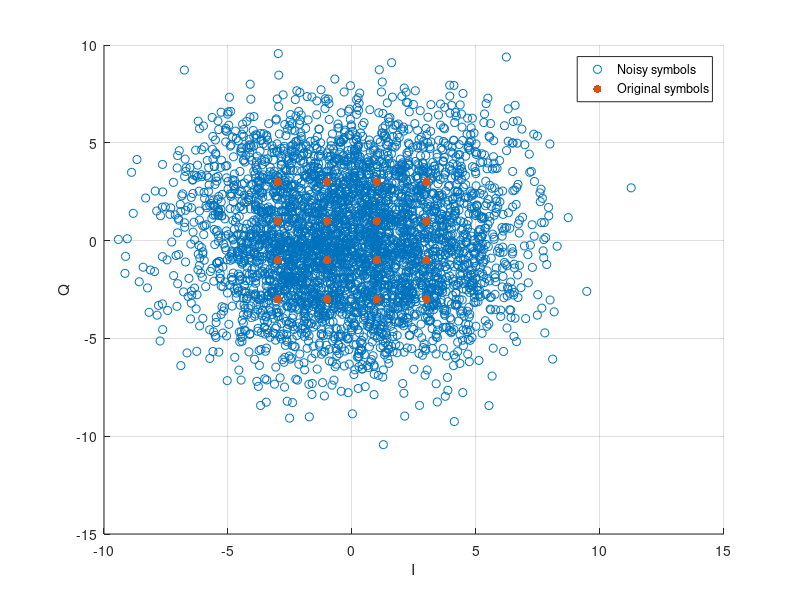
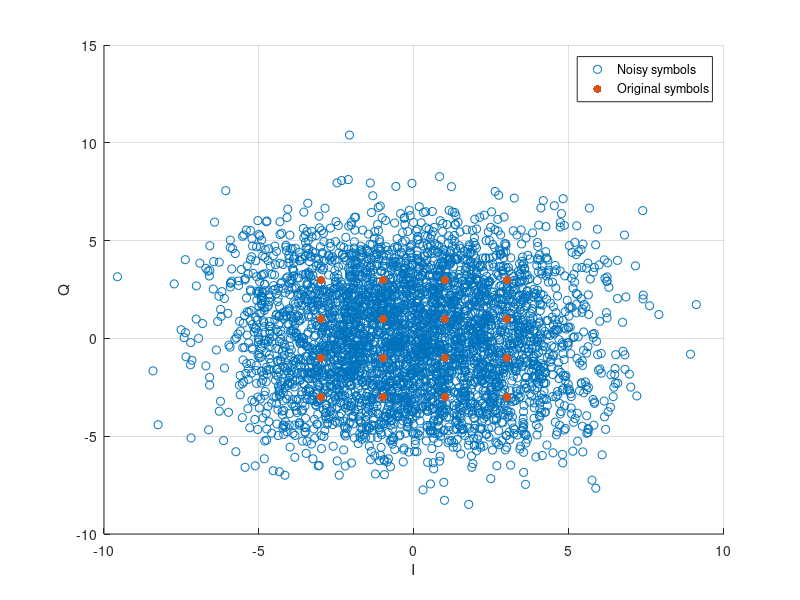
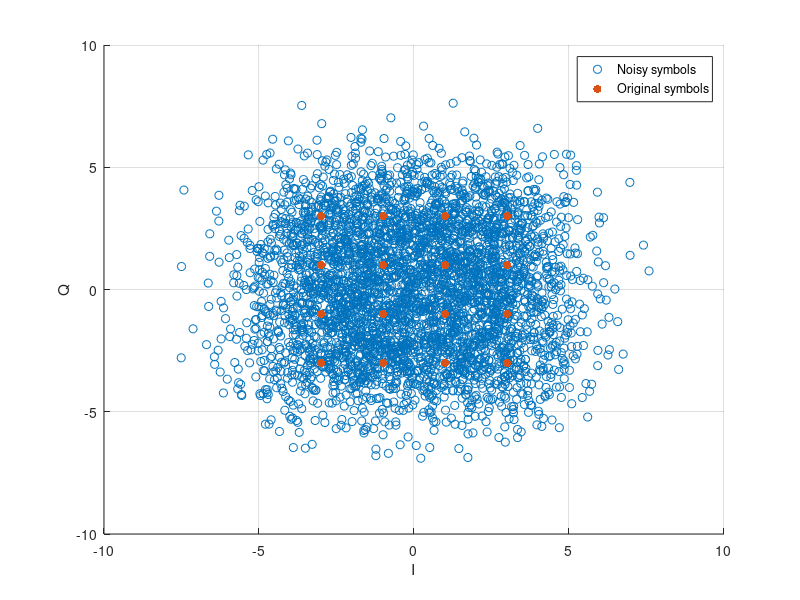
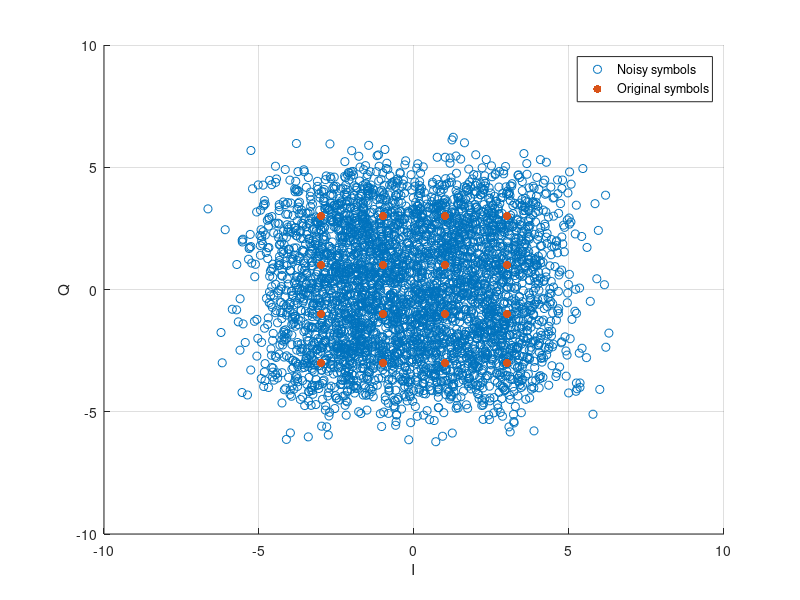

Recreate these plots in MATLAB, in order.
clc; clear; close all;

data = load('./Lab5_given_data/S5P3.mat');
bs = data.bs(:).';
L = length(bs);

%16QAM
n = 2;
N = 2^n;
levels = -(N-1):2:(N-1);

grayCodes = zeros(N,1);
for i = 0:N-1 %binary
    grayCodes(i+1) = bitxor(i, bitshift(i,-1));
end

k = 2*n;
Nsymbols = floor(L/k);
symbols_I = zeros(Nsymbols,1);
symbols_Q = zeros(Nsymbols,1);
for i = 1:Nsymbols
    seg_I = bs((i-1)*k+1 : (i-1)*k+n);
    segVal_I = seg_I * (2.^(n-1:-1:0)).';
    idx_I = find(segVal_I == grayCodes);
    symbols_I(i) = levels(idx_I);

    seg_Q = bs((i-1)*k+n+1 : i*k);
    segVal_Q = seg_Q * (2.^(n-1:-1:0)).';
    idx_Q = find(segVal_Q == grayCodes);
    symbols_Q(i) = levels(idx_Q);
end
symbols = symbols_I + 1j*symbols_Q;

Es = mean(abs(symbols).^2);
SNRdb_vec = 0:2:18;
SER = zeros(1,length(SNRdb_vec));
theo_SER = zeros(1,length(SNRdb_vec));

for j = 1:length(SNRdb_vec)
    SNRdb = SNRdb_vec(j);
    SNR = 10^(SNRdb/10);
    N0 = Es/SNR;
    noise = sqrt(N0/2)*(randn(size(symbols)) + 1j*randn(size(symbols)));
    rx = symbols + noise;
    
    noise_energy = mean(abs(noise).^2);
    test_SNR = Es/noise_energy;
    test_SNR = 10*log10(test_SNR);
    fprintf('test SNR(dB) = %.4f\n', test_SNR);
    
    figure;
    hold on;
    scatter(real(rx), imag(rx));
    scatter(real(symbols), imag(symbols), "filled");
    xlabel('I');
    ylabel('Q');
    legend('Noisy symbols','Original symbols');
    hold off;
    grid on;
    
    rx_I = real(rx);
    rx_Q = imag(rx);
    det_I = zeros(size(rx_I));
    det_Q = zeros(size(rx_Q));
    for i = 1:length(rx)
        [~, idx_I] = min(abs(rx_I(i) - levels));
        [~, idx_Q] = min(abs(rx_Q(i) - levels));
        det_I(i) = levels(idx_I);
        det_Q(i) = levels(idx_Q);
    end
    rx_detect = det_I + 1j*det_Q;
    
    num_errors = sum(rx_detect ~= symbols);
    SER(j) = num_errors / length(symbols);
    %fprintf('SER = %.4f\n', SER(i));
    
    E0 = 1;
    p = (6/4)*qfunc(sqrt(E0/(N0/2)));
    theo_SER(j) = 1-(1-p)^2;
    %fprintf('theoretical SER = %.4f\n', theo_SER(i);
end

figure;
hold on;
plot(SNRdb_vec, SER);
plot(SNRdb_vec, theo_SER);
legend('SERs', 'theoretical SERs');
xlabel('SNR(dB)');
ylabel('SER');
hold off;
grid on;